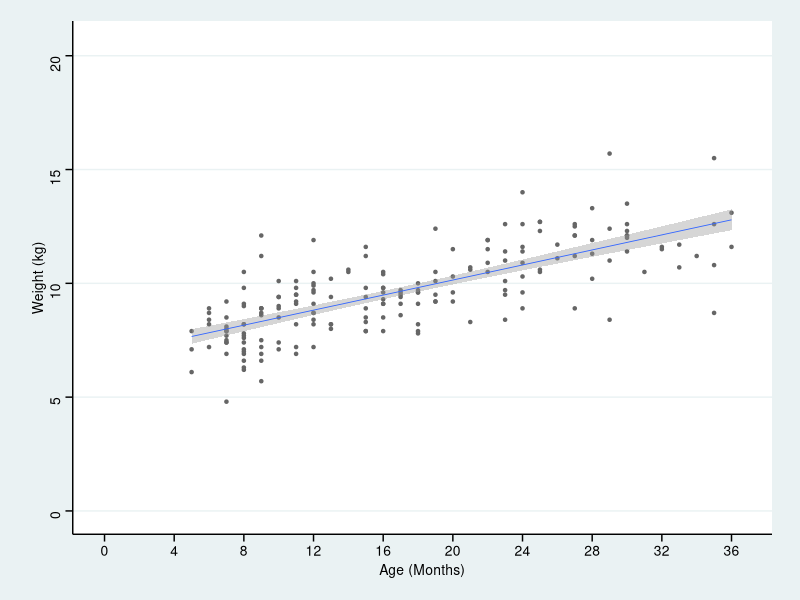
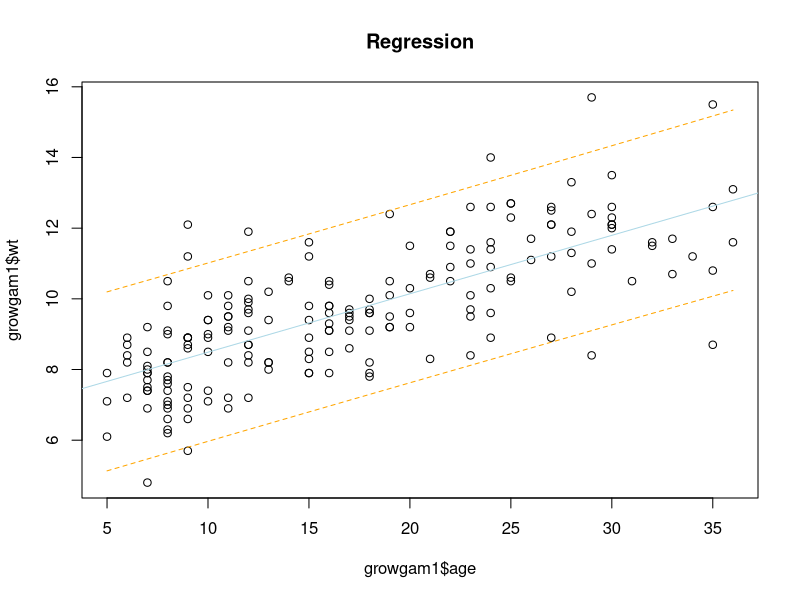
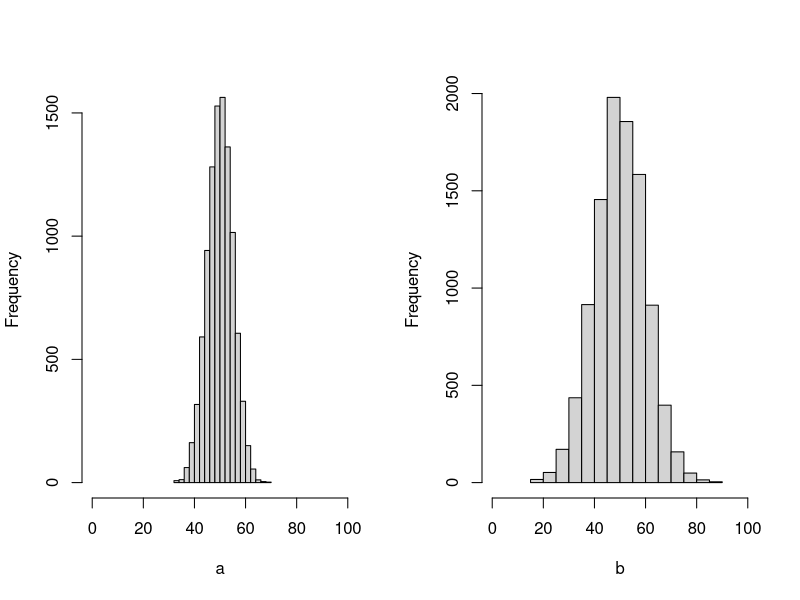
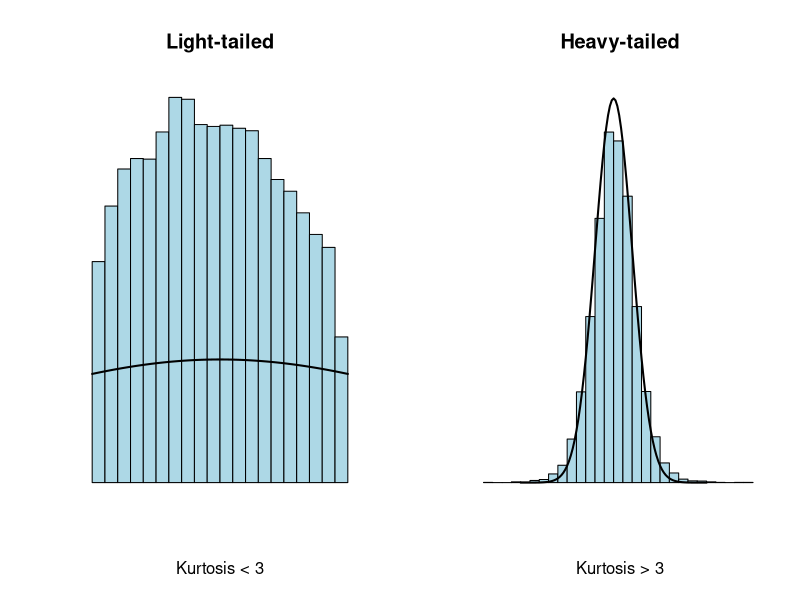

Recreate these plots in R, in order. (Note: this script raises an error after producing the figures.)




library(haven)
library(ggplot2)
library(ggthemes)
growgam1 <- read_dta("backupfiles/growgam1.dta")

ggplot(growgam1, aes(x=age, y=wt)) + geom_point(shape=20, colour="grey40") +
  stat_smooth(method = lm, size = 0.3) +
  scale_x_continuous(breaks=seq(0, 38, 4),limits = c(0,36.5))+
  scale_y_continuous(breaks = seq(0, 20, 5),limits = c(0,20.5)) +
  theme_stata() +labs(x = "Age (Months)", y = "Weight (kg)") 


Model <- lm(wt~age, data=growgam1)

plot(growgam1$age, growgam1$wt, main="Regression")
abline(Model, col="lightblue")

range(growgam1$age)
newage <- seq(5,36, by=0.05)
  

pred_interval <- predict(Model, newdata=data.frame(age=newage), interval="prediction",
                         level = 0.95)
lines(newage, pred_interval[,2], col="orange", lty=2)
lines(newage, pred_interval[,3], col="orange", lty=2)


library(knitr)
library(kableExtra)
dt <- read.csv("backupfiles/anova2.csv", header = T)
kable(dt, "html", align = "c",caption = "One-way ANOVA table") %>%
  kable_styling(bootstrap_options = c("striped", "bordered"))




par(mfrow=c(1,2))
a <- rnorm(10000,50, 5)
b <- rnorm(10000, 50, 10)
hist(a, xlim=c(0,100), main = "")

hist(b, xlim=c(0,100), main = "")




x <- rbeta(10000,1.2,1.3)
hist(x, breaks = 30,
     xlim=c(min(x),max(x)), probability=T, 
     col='lightblue', xlab='Kurtosis < 3', ylab=' ', axes=F,
     main='Light-tailed')
curve(dnorm(x, mean = 0.5), xlim = c(0,1), add = T, lwd=2)
y <- rt(10000, 8)
hist(y, breaks = 30,
     xlim=c(min(y),max(y)), probability=T, ylim = c(0,0.4),
     col='lightblue', xlab='Kurtosis > 3', ylab=' ', axes=F,
     main='Heavy-tailed')
curve(dnorm(x), xlim = c(-5,5), add = T, lwd=2)

lines(dn, col='red', lwd=2)

set.seed(1234)
#hist(x, breaks = 30, probability = T)
curve(dt(x, 10), xlim = c(-5,5), frame=F, type = "l", lty=2)
curve(dt(x, 5), xlim = c(-5,5), add = T, col="red", type = "l", lty=3)
curve(dnorm(x), xlim = c(-5,5), add = T, col="blue")
